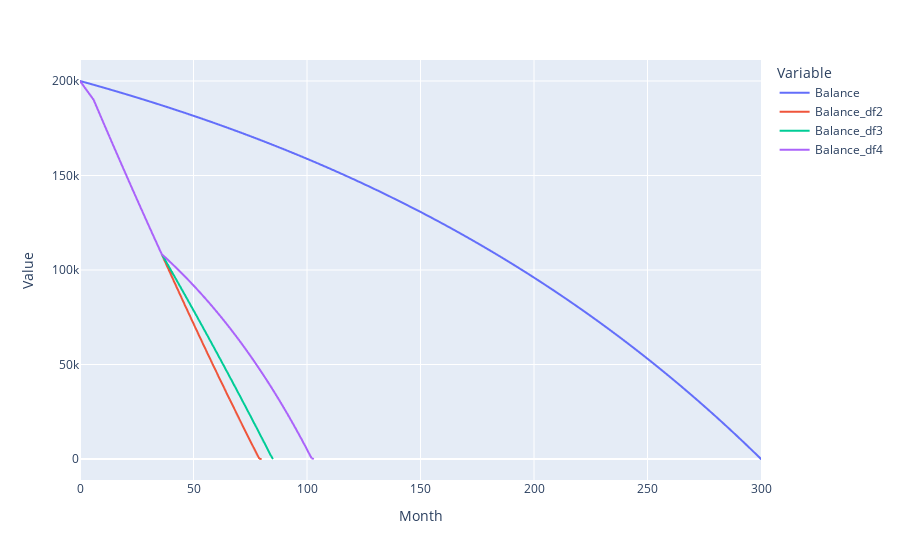
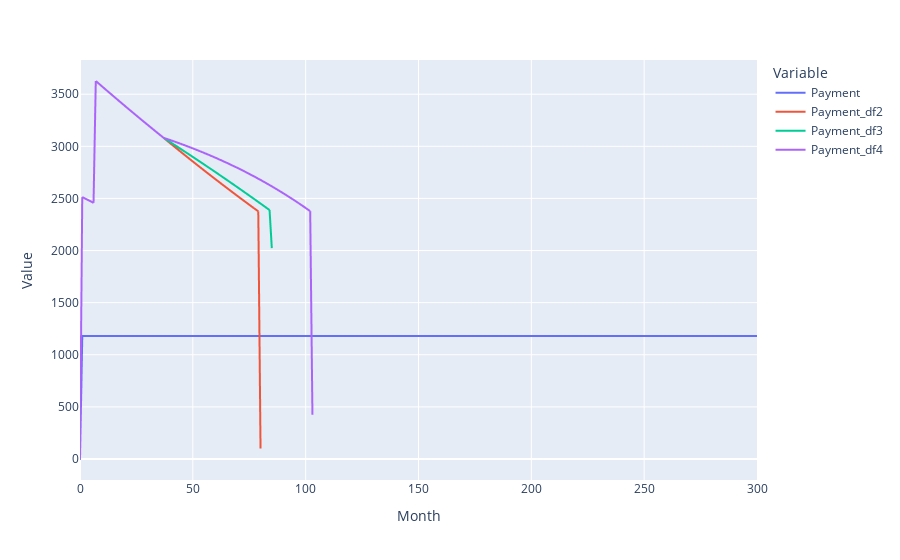
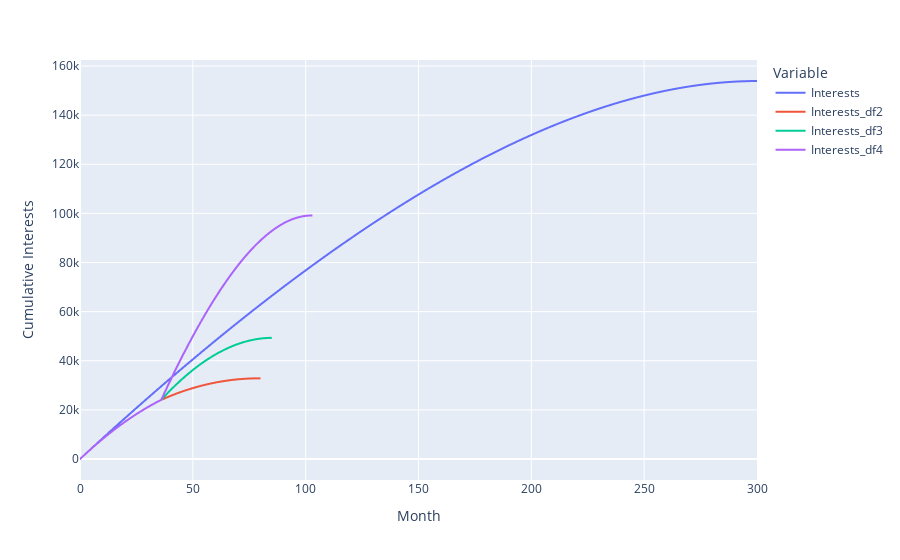

Source (notebook cell) for these figures, in order:
### Markdown cell above
# Scenario Analysis

#### Suppose given the interest rate and duration of the loan, the original monthly payment is first calculated, and then the time to payout is re-estimated when the interest rate changes in the 37th month and an extra payment equal to 8% of the outstanding balance converted to monthly.

### Code cell
result1=Amortization(Balance=[200000], Rate=[[1, 0.0509/12]], N=25*12)
result1.CalcPayment(N=result1.N)

newPay=[1179.69]*6+[1179.69*2]*200
result2=Amortization(Balance=[200000], Rate=[[1, 0.0509/12], [37, 0.045/12]], Payment=newPay, BalancePctPay=0.08/12)
result2.CalcTime()

newPay=[1179.69]*6+[1179.69*2]*160
result3=Amortization(Balance=[200000], Rate=[[1, 0.0509/12], [37, 0.11/12]], Payment=newPay, BalancePctPay=0.08/12)
result3.CalcTime()

result4=Amortization(Balance=[200000], Rate=[[1, 0.0509/12], [37, 0.22/12]], Payment=newPay, BalancePctPay=0.08/12)
result4.CalcTime()

plotResult({"df1":result1.data, "df2":result2.data, "df3":result3.data, "df4":result4.data})

### Figure 1 — Plotly figure (JSON) as saved in the notebook; plotly's stock layout.template omitted (floating-point values rounded to 4 significant figures; data arrays with more than 128 entries replaced by an {"elided": "..."} marker saying what was removed)
{"data": [{"hovertemplate": "Variable=Balance<br>Month=%{x}<br>Value=%{y}<extra></extra>", "legendgroup": "Balance", "line": {"color": "#636efa", "dash": "solid"}, "marker": {"symbol": "circle"}, "mode": "lines", "name": "Balance", "showlegend": true, "type": "scattergl", "x": {"elided": "301 int values"}, "xaxis": "x", "y": {"elided": "301 float values"}, "yaxis": "y"}, {"hovertemplate": "Variable=Balance_df2<br>Month=%{x}<br>Value=%{y}<extra></extra>", "legendgroup": "Balance_df2", "line": {"color": "#EF553B", "dash": "solid"}, "marker": {"symbol": "circle"}, "mode": "lines", "name": "Balance_df2", "showlegend": true, "type": "scattergl", "x": {"elided": "301 int values"}, "xaxis": "x", "y": {"elided": "301 float values"}, "yaxis": "y"}, {"hovertemplate": "Variable=Balance_df3<br>Month=%{x}<br>Value=%{y}<extra></extra>", "legendgroup": "Balance_df3", "line": {"color": "#00cc96", "dash": "solid"}, "marker": {"symbol": "circle"}, "mode": "lines", "name": "Balance_df3", "showlegend": true, "type": "scattergl", "x": {"elided": "301 int values"}, "xaxis": "x", "y": {"elided": "301 float values"}, "yaxis": "y"}, {"hovertemplate": "Variable=Balance_df4<br>Month=%{x}<br>Value=%{y}<extra></extra>", "legendgroup": "Balance_df4", "line": {"color": "#ab63fa", "dash": "solid"}, "marker": {"symbol": "circle"}, "mode": "lines", "name": "Balance_df4", "showlegend": true, "type": "scattergl", "x": {"elided": "301 int values"}, "xaxis": "x", "y": {"elided": "301 float values"}, "yaxis": "y"}], "layout": {"legend": {"title": {"text": "Variable"}, "tracegroupgap": 0}, "margin": {"t": 60}, "xaxis": {"anchor": "y", "domain": [0, 1], "title": {"text": "Month"}}, "yaxis": {"anchor": "x", "domain": [0, 1], "title": {"text": "Value"}}}}

### Figure 2 — Plotly figure (JSON) as saved in the notebook; plotly's stock layout.template omitted (floating-point values rounded to 4 significant figures; data arrays with more than 128 entries replaced by an {"elided": "..."} marker saying what was removed)
{"data": [{"hovertemplate": "Variable=Payment<br>Month=%{x}<br>Value=%{y}<extra></extra>", "legendgroup": "Payment", "line": {"color": "#636efa", "dash": "solid"}, "marker": {"symbol": "circle"}, "mode": "lines", "name": "Payment", "showlegend": true, "type": "scattergl", "x": {"elided": "301 int values"}, "xaxis": "x", "y": {"elided": "301 float values"}, "yaxis": "y"}, {"hovertemplate": "Variable=Payment_df2<br>Month=%{x}<br>Value=%{y}<extra></extra>", "legendgroup": "Payment_df2", "line": {"color": "#EF553B", "dash": "solid"}, "marker": {"symbol": "circle"}, "mode": "lines", "name": "Payment_df2", "showlegend": true, "type": "scattergl", "x": {"elided": "301 int values"}, "xaxis": "x", "y": {"elided": "301 float values"}, "yaxis": "y"}, {"hovertemplate": "Variable=Payment_df3<br>Month=%{x}<br>Value=%{y}<extra></extra>", "legendgroup": "Payment_df3", "line": {"color": "#00cc96", "dash": "solid"}, "marker": {"symbol": "circle"}, "mode": "lines", "name": "Payment_df3", "showlegend": true, "type": "scattergl", "x": {"elided": "301 int values"}, "xaxis": "x", "y": {"elided": "301 float values"}, "yaxis": "y"}, {"hovertemplate": "Variable=Payment_df4<br>Month=%{x}<br>Value=%{y}<extra></extra>", "legendgroup": "Payment_df4", "line": {"color": "#ab63fa", "dash": "solid"}, "marker": {"symbol": "circle"}, "mode": "lines", "name": "Payment_df4", "showlegend": true, "type": "scattergl", "x": {"elided": "301 int values"}, "xaxis": "x", "y": {"elided": "301 float values"}, "yaxis": "y"}], "layout": {"legend": {"title": {"text": "Variable"}, "tracegroupgap": 0}, "margin": {"t": 60}, "xaxis": {"anchor": "y", "domain": [0, 1], "title": {"text": "Month"}}, "yaxis": {"anchor": "x", "domain": [0, 1], "title": {"text": "Value"}}}}

### Figure 3 — Plotly figure (JSON) as saved in the notebook; plotly's stock layout.template omitted (floating-point values rounded to 4 significant figures; data arrays with more than 128 entries replaced by an {"elided": "..."} marker saying what was removed)
{"data": [{"hovertemplate": "Variable=Interests<br>Month=%{x}<br>Cumulative Interests=%{y}<extra></extra>", "legendgroup": "Interests", "line": {"color": "#636efa", "dash": "solid"}, "marker": {"symbol": "circle"}, "mode": "lines", "name": "Interests", "showlegend": true, "type": "scattergl", "x": {"elided": "301 int values"}, "xaxis": "x", "y": {"elided": "301 float values"}, "yaxis": "y"}, {"hovertemplate": "Variable=Interests_df2<br>Month=%{x}<br>Cumulative Interests=%{y}<extra></extra>", "legendgroup": "Interests_df2", "line": {"color": "#EF553B", "dash": "solid"}, "marker": {"symbol": "circle"}, "mode": "lines", "name": "Interests_df2", "showlegend": true, "type": "scattergl", "x": {"elided": "301 int values"}, "xaxis": "x", "y": {"elided": "301 float values"}, "yaxis": "y"}, {"hovertemplate": "Variable=Interests_df3<br>Month=%{x}<br>Cumulative Interests=%{y}<extra></extra>", "legendgroup": "Interests_df3", "line": {"color": "#00cc96", "dash": "solid"}, "marker": {"symbol": "circle"}, "mode": "lines", "name": "Interests_df3", "showlegend": true, "type": "scattergl", "x": {"elided": "301 int values"}, "xaxis": "x", "y": {"elided": "301 float values"}, "yaxis": "y"}, {"hovertemplate": "Variable=Interests_df4<br>Month=%{x}<br>Cumulative Interests=%{y}<extra></extra>", "legendgroup": "Interests_df4", "line": {"color": "#ab63fa", "dash": "solid"}, "marker": {"symbol": "circle"}, "mode": "lines", "name": "Interests_df4", "showlegend": true, "type": "scattergl", "x": {"elided": "301 int values"}, "xaxis": "x", "y": {"elided": "301 float values"}, "yaxis": "y"}], "layout": {"legend": {"title": {"text": "Variable"}, "tracegroupgap": 0}, "margin": {"t": 60}, "xaxis": {"anchor": "y", "domain": [0, 1], "title": {"text": "Month"}}, "yaxis": {"anchor": "x", "domain": [0, 1], "title": {"text": "Cumulative Interests"}}}}
